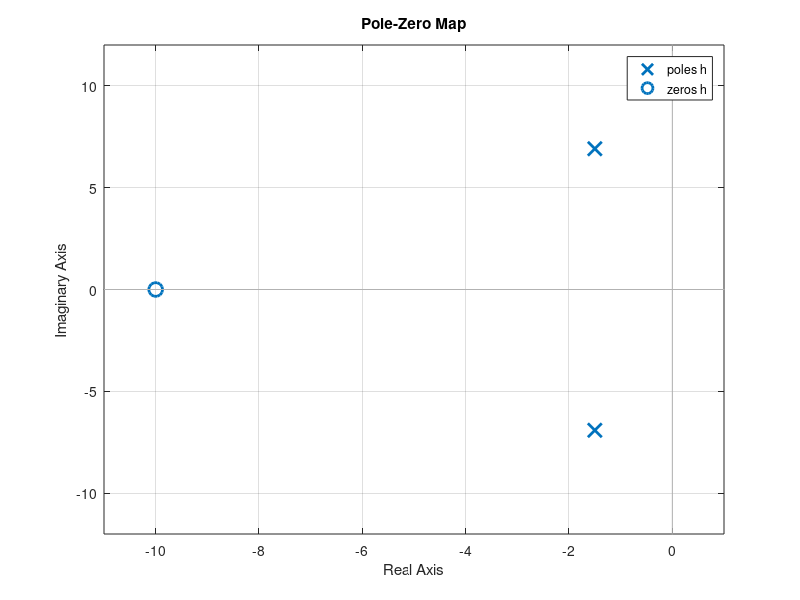

Write MATLAB code to recreate this figure. (Note: this script raises an error after producing the figure.)
clc;clear;
h=30*tf([1 10],[1 3 50]);
figure 
pzmap(h);
grid on
gtext('Suraj-1541016149');
figure
bode(h);
gtext('Suraj-1541016149');